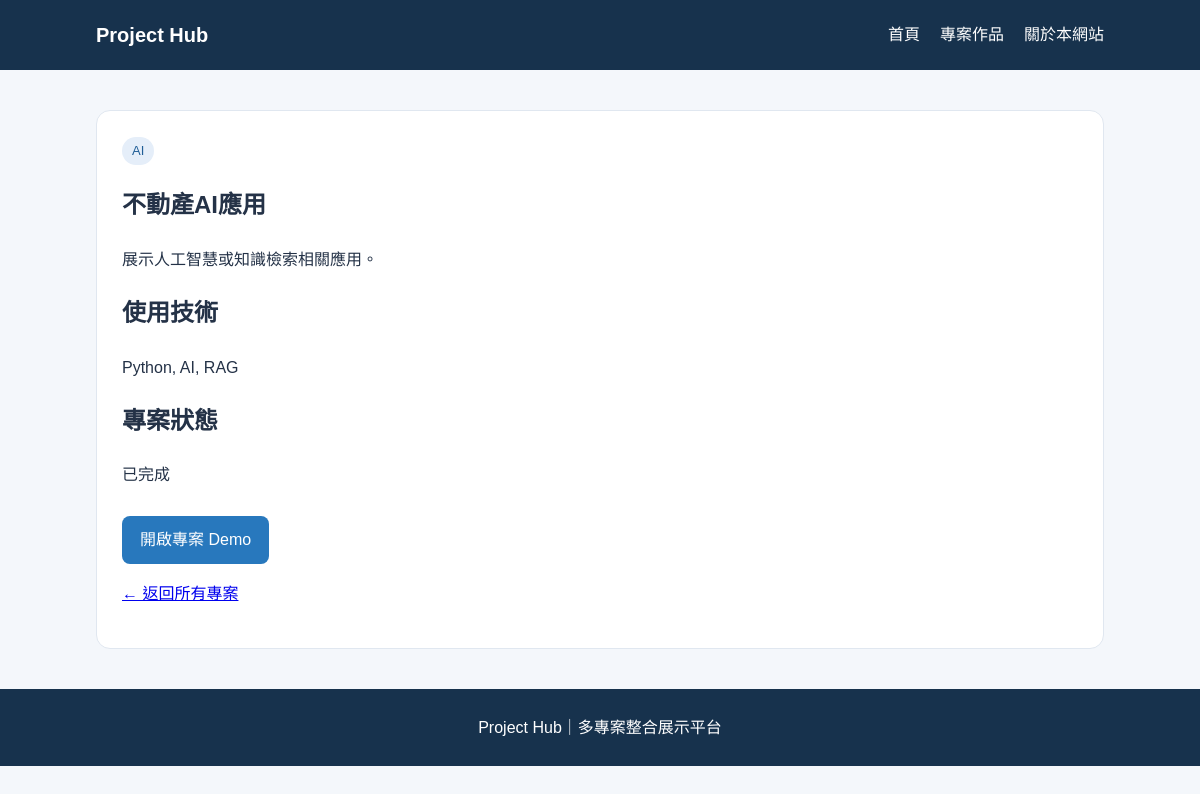
The app's page /project/3 with its own data.
### tables this page shows
CREATE TABLE projects (
    id INTEGER PRIMARY KEY AUTOINCREMENT,
    title TEXT NOT NULL,
    category TEXT NOT NULL,
    description TEXT NOT NULL,
    tech_stack TEXT,
    demo_url TEXT,
    github_url TEXT,
    image_url TEXT,
    status TEXT DEFAULT '開發中',
    featured INTEGER DEFAULT 0
);

### app.py (the view)
@app.route("/project/<int:project_id>")
def project_detail(project_id):
    conn = get_db_connection()
    project = conn.execute(
        "SELECT * FROM projects WHERE id = ?",
        (project_id,)
    ).fetchone()
    conn.close()
    if project is None:
        return "找不到這個專案", 404
    return render_template(
        "project_detail.html",
        project=project
    )

### app.py (called while the page is built)
def get_db_connection():
    conn = sqlite3.connect("database.db")
    conn.row_factory = sqlite3.Row
    return conn

### templates/project_detail.html (shortened to what this page needs)
{% extends "base.html" %}
{% block content %}
<section class="detail-card">
    <span class="category">
        {{ project["category"] }}
    </span>
    <h1>{{ project["title"] }}</h1>
    <p>{{ project["description"] }}</p>
    <h2>使用技術</h2>
    <p>{{ project["tech_stack"] or "尚未提供" }}</p>
    <h2>專案狀態</h2>
    <p>{{ project["status"] }}</p>
    {% if project["demo_url"] %}
    <a class="button"
       href="{{ project['demo_url'] }}"
       target="_blank"
       rel="noopener noreferrer">
        開啟專案 Demo
    </a>
    {% else %}
    <p>Demo 網址尚未提供。</p>
    {% endif %}
    <p>
        <a href="{{ url_for('project_list') }}">
            ← 返回所有專案
        </a>
    </p>
</section>
{% endblock %}

### static/css/style.css (style rules this page uses)
* { box-sizing: border-box; }
body { margin: 0; font-family: Arial, "Microsoft JhengHei", sans-serif; color: #243247; background: #f4f7fb; line-height: 1.7; }
.project-card, .detail-card { background: white; padding: 25px; border: 1px solid #e0e7f0; border-radius: 14px; }
.category { display: inline-block; padding: 3px 10px; border-radius: 20px; background: #e5eef9; color: #205e96; font-size: 13px; }
.button { display: inline-block; margin-top: 12px; padding: 10px 18px; background: #2878bd; color: white; text-decoration: none; border-radius: 8px; }

### records on screen
projects: category "AI", title "不動產AI應用", description "展示人工智慧或知識檢索相關應用。", tech_stack "Python, AI, RAG", status "已完成"
